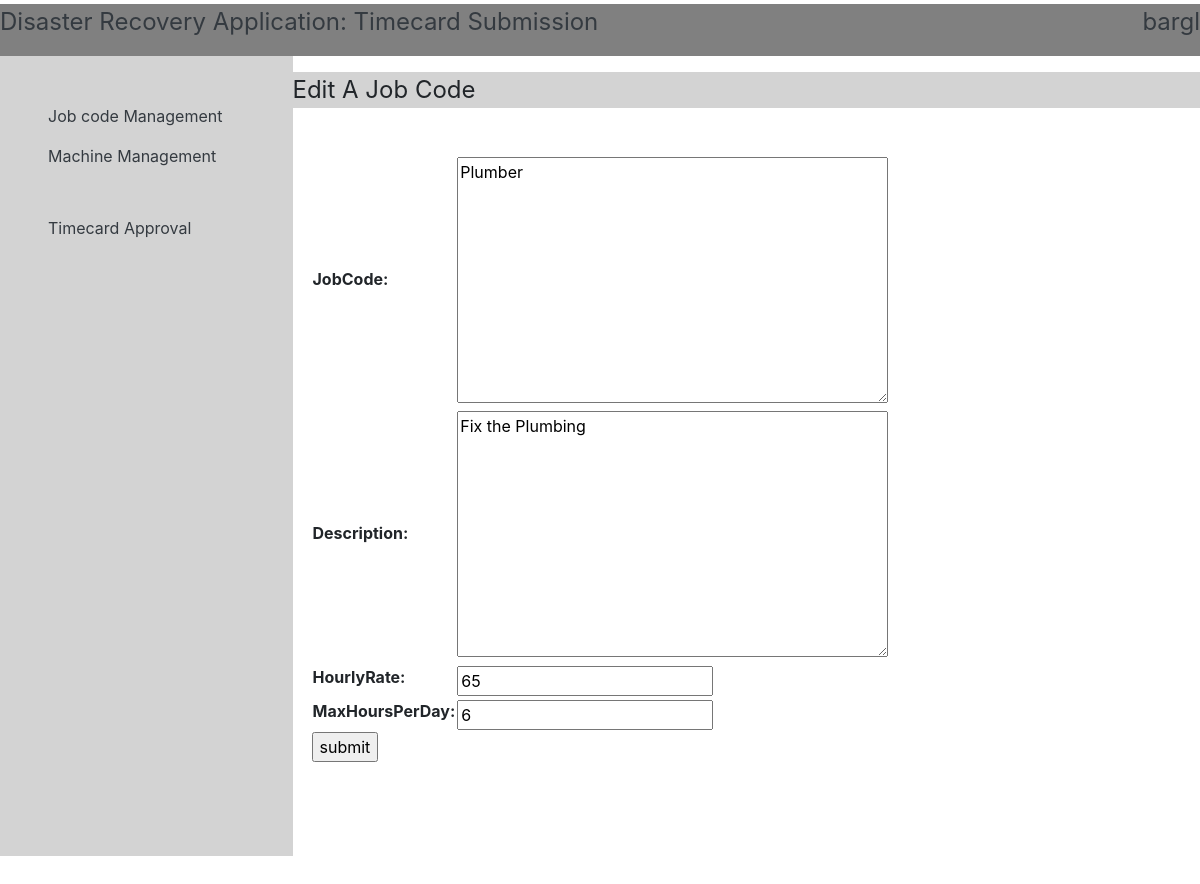
Page /timeclock/edit/jobcode/1 (signed in) on the committed database.
### TimeClock/models.py (models this page shows, shortened)
class JobCode(models.Model):
    jobCode = models.TextField()
    description = models.TextField()
    hourlyRate = models.IntegerField()
    maxHoursPerDay = models.IntegerField()

### TimeClock/views.py (the view, shortened to what this page needs)
# urls.py: path('edit/jobcode/<int:pk>',EditJobCode.as_view(),name='jobCodeEdit'),
class EditJobCode(UpdateView):
    model = JobCode
    fields = ['jobCode','description','hourlyRate','maxHoursPerDay']
    template_name = 'job_code_edit.html'

### TimeClock/templates/job_code_edit.html (shortened to what this page needs)
{% extends 'index.html' %}
{% block title %}{% if user.username %}Edit A Job Code{% else %} Please Login {% endif %}{% endblock %}
{% block content %}
{% if perms.auth.Admin %}
    <form method='post' enctype='multipart/form-data'>
    <table>
        {{form.as_table}}
    </table>
    <input type='submit' value='submit'/>
    </form>
{% endif %}
{% endblock %}

### TimeClock/templates/index.html (shortened to what this page needs)
<!DOCTYPE html>
<html lang="en">
{% load staticfiles %}
<head>
<link rel="stylesheet" href="https://cdnjs.cloudflare.com/ajax/libs/twitter-bootstrap/4.3.1/css/bootstrap.min.css">
<link rel="stylesheet" href="https://cdnjs.cloudflare.com/ajax/libs/font-awesome/5.10.0-11/css/all.min.css">
</head>
<body>
    <div class="row">
        <div class="col-sm-12 text-dark mt-1" style="font-size:x-large;background:gray;">Disaster Recovery Application: Timecard Submission {% if user.username %} <p style='float:right'><a class='text-dark' href="/logout?next=/">{{user.username}}</a></p> {% else %} <a href='/login' class='text-dark' style="float:right;">login</a> <a href='/timeclock/register' class='text-dark' style="float:right;">Sign up</a> {% endif %} </div>
    </div>
    <div class="row container1">
        <div class="col-lg-3" style='background:lightgray'>
            {% if user.username %}
            {% if perms.auth.Admin %}
            <div class='mt-5 ml-5'><a class='text-dark' href="{% url 'TimeClock:Jobcode' %}">Job code Management</a><br/></div>
            <div class='mt-3 ml-5'><a class='text-dark' href="{% url 'TimeClock:Machine' %}">Machine Management</a><br/></div>
            <div class='mt-5 ml-5'><a class='text-dark' href="{% url 'TimeClock:Timecard' %}">Timecard Approval</a><br/></div>
            {% elif perms.auth.Contractor %}
            <div class='mt-5 ml-5'><a class='text-dark' href="{% url 'TimeClock:Timecard' %}">Timecard Approval</a><br/></div>
            {% endif %}
            {% endif %}
        </div>
        <div class="col-lg-9">
            <div class="row mt-3 mb-5" style='font-size:x-large;background:lightgray;'>{% block title %} {% endblock %}</div>
            <div class="row mt-5 mx-1" style='width:100%;height: 100%' >{% block content %}{% endblock %}</div><div id = 'test'></div>
        </div>
    </div>
</body>
</html>

### TimeClock/templates/index.html (style rules this page uses)
html,body { height:100%; margin:0px; }
.container1 { height: 100%; }

### rows in the picture
JobCode: jobCode "Plumber", description "Fix the Plumbing", hourlyRate "65", maxHoursPerDay "6"

### other values in the picture
{{ user.username }} "bargl"
